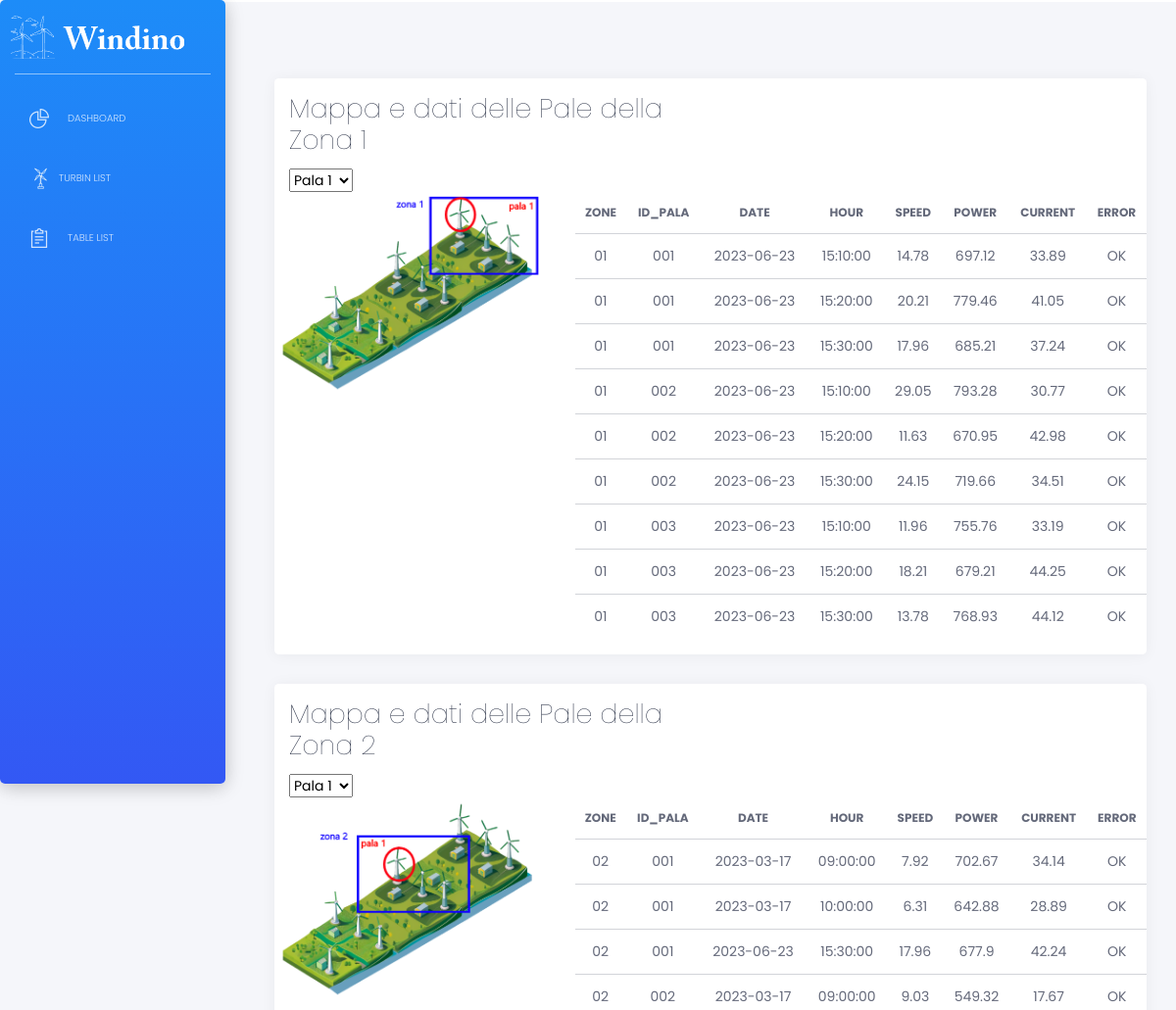
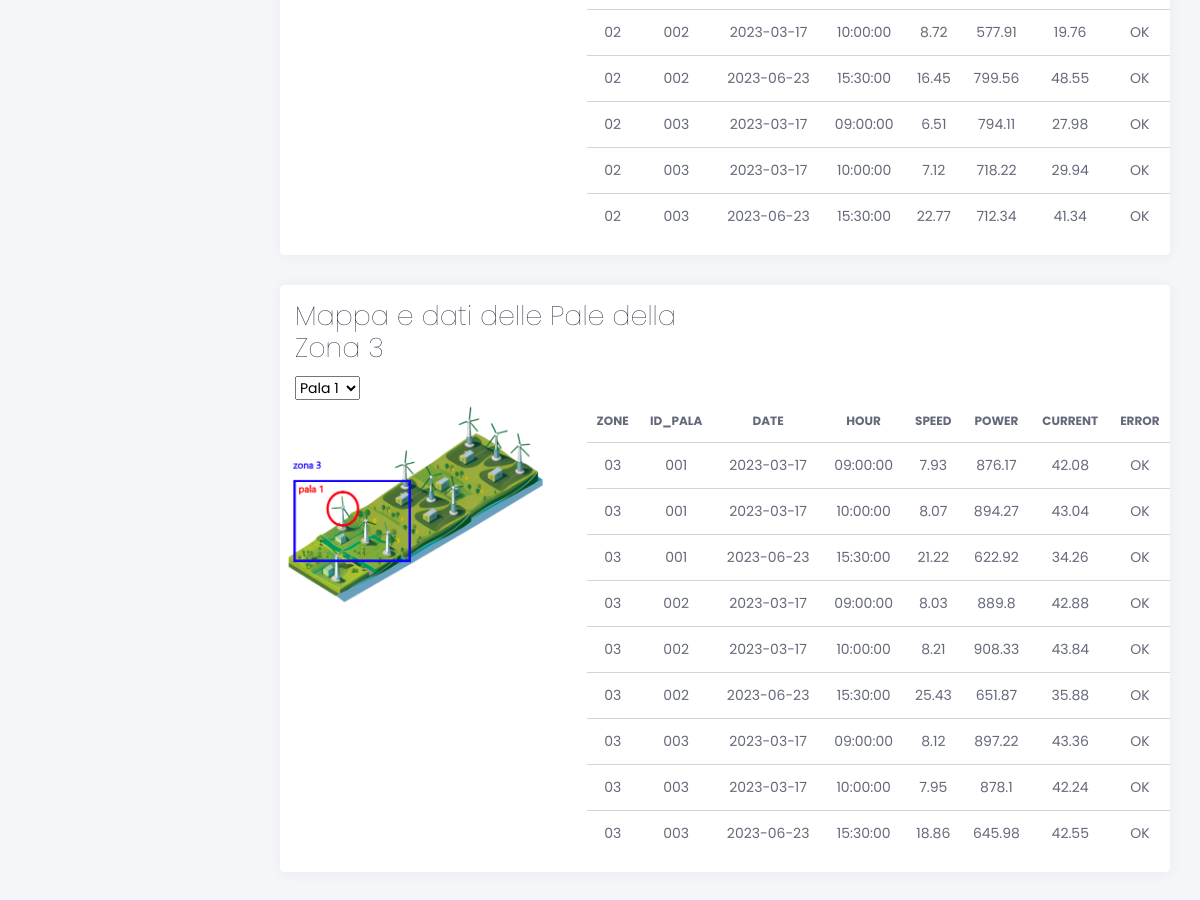
Screenshot of /pale with the database file from the repository (2 pictures, top to bottom).
### tables this page shows
CREATE TABLE arduino (
				   zone TEXT,
				   id TEXT,
				   date DATE,
				   hour TIME,
                   speed FLOAT,
                   power FLOAT,
				   current FLOAT,
				   error TEXT);

### apps/home/routes.py (the view)
@blueprint.route('/pale')
def pale():
    with get_db() as conn:
        arduino_all_data = conn.execute('SELECT * FROM arduino').fetchall()
        turbine_data= conn.execute(
                        "SELECT subquery3.zone, subquery3.id, subquery3.date, subquery3.hour, subquery3.speed, subquery3.power, subquery3.current, subquery3.error "
                        "FROM ( "
                        "    SELECT subquery2.*, ROW_NUMBER() OVER (PARTITION BY subquery2.zone, subquery2.id ORDER BY subquery2.date DESC, subquery2.hour DESC) AS rn "
                        "    FROM ( "
                        "        SELECT t.* "
                        "        FROM arduino t "
                        "        ORDER BY t.zone, t.id, t.date DESC, t.hour DESC "
                        "    ) subquery2 "
                        ") subquery3 "
                        "WHERE subquery3.rn <= 3 "
                        "GROUP BY subquery3.zone, subquery3.id, subquery3.date, subquery3.hour, subquery3.speed, subquery3.power, subquery3.current, subquery3.error"
                    ).fetchall()
        arduino_recent_data = conn.execute('SELECT * '
                       'FROM arduino a '
                       'WHERE (zone, id, date, hour) IN ('
                           'SELECT zone, id, MAX(date), MAX(hour) '
                           'FROM arduino '
                           'GROUP BY zone, id)').fetchall()
    return render_template('home/pale.html', arduino_recent_data=arduino_recent_data, arduino_all_data=arduino_all_data, turbine_data=turbine_data)

### apps/__init__.py (called while the page is built)
def configure_database(app):
    @app.before_first_request
    def initialize_database():
        db.create_all()
    @app.teardown_request
    def shutdown_session(exception=None):
        db.session.remove()

### apps/home/routes.py (called while the page is built)
def get_db():
    db = getattr(g, '_database', None)
    if db is None:
        db = g._database = sqlite3.connect(DATABASE)
        db.row_factory = sqlite3.Row
    return db

### apps/templates/home/pale.html (shortened to what this page needs)
{% extends "layouts/base.html" %}
{% block content %}
<div class="content">
<div class="row">
    <div class="col-12">
          <div class="card">
              <div class="card-header">
                  <div class="row">
                    <div class="col-sm-6 text-left">
                      <h2 class="card-title">Mappa e dati delle Pale della Zona 1</h2>
                    </div>
                  </div>
                  <select id="location-select-1">
                      <option value="zone1turbine1">Pala 1</option>
                    </select>
                  </div>
                  <div class="row">
                    <div class="col-lg-4 col-md-12">
                      <div id="map-container-1">
                        <img id="map-image-zone1" src="/static/assets/img/pale/zone1turbine1.png">
                    </div>
                    </div>
                    <div class="col-lg-8 col-md-12">
                      <div class="table">
                        <table class="table tablesorter" id="">
                            <thead class="text-primary">
                              <tr>
                                <th class="text-center">zone</th>
                                <th class="text-center">id_pala</th>
                                <th class="text-center">date</th>
                                <th class="text-center">hour</th>
                                <th class="text-center">speed</th>
                                <th class="text-center">power</th>
                                <th class="text-center">current</th>
                                <th class="text-center">error</th>
                            </tr>
                            </thead>
                            <tbody>
                              {% for pala in turbine_data %}
                              {% if pala.zone == "01" %}
                                  <tr>
                                      <td class="text-center">{{pala.zone}}</td>
                                      <td class="text-center">{{ pala.id }}</td>
                                      <td class="text-center">{{ pala.date }}</td>
                                      <td class="text-center">{{ pala.hour }}</td>
                                      <td class="text-center">{{ pala.speed }}</td>
                                      <td class="text-center">{{ pala.power }}</td>
                                      <td class="text-center">{{ pala.current }}</td>
                                      <td class="text-center">{{ pala.error }}</td>
                                  </tr>
                              {% endif %}
                          {% endfor %}
                            </tbody>
                          </table>
                      </div>
                    </div>
                  </div>
                  </div>
          </div>
</div>
<div class="row">
    <div class="col-12">
          <div class="card">
              <div class="card-header">
                  <div class="row">
                    <div class="col-sm-6 text-left">
                      <h2 class="card-title">Mappa e dati delle Pale della Zona 2</h2>
                    </div>
                  </div>
                  <select id="location-select-2">
                      <option value="zone2turbine1">Pala 1</option>
                    </select>
                  </div>
                  <div class="row">
                    <div class="col-lg-4 col-md-12">
                      <div id="map-container-2">
                        <img id="map-image-zone2" src="/static/assets/img/pale/zone2turbine1.png">
                    </div>
                    </div>
                    <div class="col-lg-8 col-md-12">
                      <div class="table">
                        <table class="table tablesorter" id="">
                          <thead class="text-primary">
                            <tr>
                              <th class="text-center">zone</th>
                              <th class="text-center">id_pala</th>
                              <th class="text-center">date</th>
                              <th class="text-center">hour</th>
                              <th class="text-center">speed</th>
                              <th class="text-center">power</th>
                              <th class="text-center">current</th>
                              <th class="text-center">error</th>
                          </tr>
                          </thead>
                          <tbody>
                            {% for pala in turbine_data %}
                            {% if pala.zone == "02" %}
                                <tr>
                                    <td class="text-center">{{pala.zone}}</td>
                                    <td class="text-center">{{ pala.id }}</td>
                                    <td class="text-center">{{ pala.date }}</td>
                                    <td class="text-center">{{ pala.hour }}</td>
                                    <td class="text-center">{{ pala.speed }}</td>
                                    <td class="text-center">{{ pala.power }}</td>
                                    <td class="text-center">{{ pala.current }}</td>
                                    <td class="text-center">{{ pala.error }}</td>
                                </tr>
                            {% endif %}
                        {% endfor %}
                          </tbody>
                        </table>
                      </div>
                    </div>
                  </div>
                  </div>
          </div>
</div>
<div class="row">
    <div class="col-12">
          <div class="card">
              <div class="card-header">
                  <div class="row">
                    <div class="col-sm-6 text-left">
                      <h2 class="card-title">Mappa e dati delle Pale della Zona 3</h2>
                    </div>
                  </div>
                  <select id="location-select-3">
                      <option value="zone3turbine1">Pala 1</option>
                    </select>
                  </div>
                  <div class="row">
                    <div class="col-lg-4 col-md-12">
                      <div id="map-container-3">
                        <img id="map-image-zone3" src="/static/assets/img/pale/zone3turbine1.png">
                    </div>
                    </div>
                    <div class="col-lg-8 col-md-12">
                      <div class="table">
                        <table class="table tablesorter" id="">
                            <thead class="text-primary">
                              <tr>
                                <th class="text-center">zone</th>
                                <th class="text-center">id_pala</th>
                                <th class="text-center">date</th>
                                <th class="text-center">hour</th>
                                <th class="text-center">speed</th>
                                <th class="text-center">power</th>
                                <th class="text-center">current</th>
                                <th class="text-center">error</th>
                            </tr>
                            </thead>
                            <tbody>
                              {% for pala in turbine_data %}
                              {% if pala.zone == "03" %}
                                  <tr>
                                      <td class="text-center">{{pala.zone}}</td>
                                      <td class="text-center">{{ pala.id }}</td>
                                      <td class="text-center">{{ pala.date }}</td>
                                      <td class="text-center">{{ pala.hour }}</td>
                                      <td class="text-center">{{ pala.speed }}</td>
                                      <td class="text-center">{{ pala.power }}</td>
                                      <td class="text-center">{{ pala.current }}</td>
                                      <td class="text-center">{{ pala.error }}</td>
                                  </tr>
                              {% endif %}
                          {% endfor %}
                            </tbody>
                          </table>
                      </div>
                    </div>
                  </div>
                  </div>
          </div>
</div>
</div>
{% endblock content %}

### apps/templates/layouts/base.html (shortened to what this page needs)
<!DOCTYPE html>
<html lang="en">
<head>
    <link href="https://use.fontawesome.com/releases/v5.0.6/css/all.css" rel="stylesheet">
    <link href="{{ config.ASSETS_ROOT }}/css/nucleo-icons.css" rel="stylesheet"/>
    <link href="{{ config.ASSETS_ROOT }}/css/black-dashboard.css?v=1.0.0" rel="stylesheet"/>
</head>
<body  style="background-color:white;">
    <div class="wrapper">
        {% include 'includes/sidebar.html' %}
        <div class="main-panel" >
            {% block content %}{% endblock content %}
        </div>
    </div>
</body>
</html>

### apps/templates/includes/sidebar.html
<div class="sidebar" data="blue">
    <div class="sidebar-wrapper">
        <div class="logo">
            <a href="/start" class="simple-text logo-normal">
                <img src="/static/assets/img/logo_white.png">
            </a>
        </div>
        <ul class="nav">
            <li class="{% if 'index' in segment %} active {% endif %} ">
                <a href="/index">
                    <i class="tim-icons icon-chart-pie-36"></i>
                    <p>Dashboard</p>
                </a>
            </li>
            <li class="{% if 'pale' in segment %} active {% endif %}">
                <a href="/pale">
                  <table>
                    <tr>
                      <td><img src="/static/assets/img/turbine_sidebar.png" sizes="21x22"></td>
                      <td><p>Turbin List</p></td>
                    </tr>
                  </table>
                </a>
              </li>
              <li class="{% if 'tables' in segment %} active {% endif %}">
                <a href="/tables">
                    <i class="tim-icons icon-notes"></i>
                    <p>Table List</p>
                </a>
                    </li>
        </ul>
    </div>
</div>

### rows the page displays
arduino: zone "01", id "001", date "2023-06-23", hour "15:10:00", speed "14.78", power "697.12", current "33.89", error "OK"
arduino: zone "01", id "001", date "2023-06-23", hour "15:20:00", speed "20.21", power "779.46", current "41.05", error "OK"
arduino: zone "01", id "001", date "2023-06-23", hour "15:30:00", speed "17.96", power "685.21", current "37.24", error "OK"
arduino: zone "01", id "002", date "2023-06-23", hour "15:10:00", speed "29.05", power "793.28", current "30.77", error "OK"
arduino: zone "01", id "002", date "2023-06-23", hour "15:20:00", speed "11.63", power "670.95", current "42.98", error "OK"
arduino: zone "01", id "002", date "2023-06-23", hour "15:30:00", speed "24.15", power "719.66", current "34.51", error "OK"
arduino: zone "01", id "003", date "2023-06-23", hour "15:10:00", speed "11.96", power "755.76", current "33.19", error "OK"
arduino: zone "01", id "003", date "2023-06-23", hour "15:20:00", speed "18.21", power "679.21", current "44.25", error "OK"
arduino: zone "01", id "003", date "2023-06-23", hour "15:30:00", speed "13.78", power "768.93", current "44.12", error "OK"
arduino: zone "02", id "001", date "2023-03-17", hour "09:00:00", speed "7.92", power "702.67", current "34.14", error "OK"
arduino: zone "02", id "001", date "2023-03-17", hour "10:00:00", speed "6.31", power "642.88", current "28.89", error "OK"
arduino: zone "02", id "001", date "2023-06-23", hour "15:30:00", speed "17.96", power "677.9", current "42.24", error "OK"
arduino: zone "02", id "002", date "2023-03-17", hour "09:00:00", speed "9.03", power "549.32", current "17.67", error "OK"
arduino: zone "02", id "002", date "2023-03-17", hour "10:00:00", speed "8.72", power "577.91", current "19.76", error "OK"
arduino: zone "02", id "002", date "2023-06-23", hour "15:30:00", speed "16.45", power "799.56", current "48.55", error "OK"
arduino: zone "02", id "003", date "2023-03-17", hour "09:00:00", speed "6.51", power "794.11", current "27.98", error "OK"
arduino: zone "02", id "003", date "2023-03-17", hour "10:00:00", speed "7.12", power "718.22", current "29.94", error "OK"
arduino: zone "02", id "003", date "2023-06-23", hour "15:30:00", speed "22.77", power "712.34", current "41.34", error "OK"
arduino: zone "03", id "001", date "2023-03-17", hour "09:00:00", speed "7.93", power "876.17", current "42.08", error "OK"
arduino: zone "03", id "001", date "2023-03-17", hour "10:00:00", speed "8.07", power "894.27", current "43.04", error "OK"
arduino: zone "03", id "001", date "2023-06-23", hour "15:30:00", speed "21.22", power "622.92", current "34.26", error "OK"
arduino: zone "03", id "002", date "2023-03-17", hour "09:00:00", speed "8.03", power "889.8", current "42.88", error "OK"
arduino: zone "03", id "002", date "2023-03-17", hour "10:00:00", speed "8.21", power "908.33", current "43.84", error "OK"
arduino: zone "03", id "002", date "2023-06-23", hour "15:30:00", speed "25.43", power "651.87", current "35.88", error "OK"
arduino: zone "03", id "003", date "2023-03-17", hour "09:00:00", speed "8.12", power "897.22", current "43.36", error "OK"
arduino: zone "03", id "003", date "2023-03-17", hour "10:00:00", speed "7.95", power "878.1", current "42.24", error "OK"
arduino: zone "03", id "003", date "2023-06-23", hour "15:30:00", speed "18.86", power "645.98", current "42.55", error "OK"
